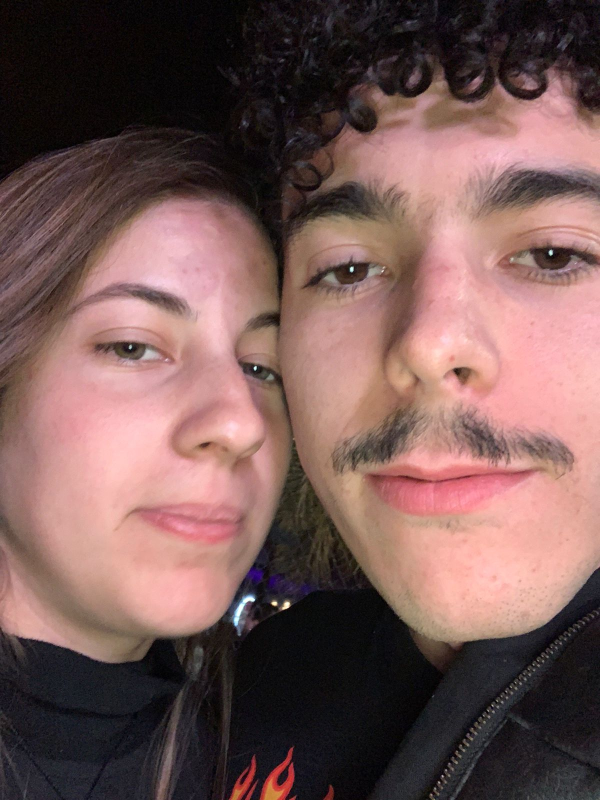
#> input picture assets/im.jpg, 1200 x 1600 px, found by its file name (shown at 1/2 size)
$ python convolution.py
#> lines starting #> are read from the running program, lines starting #| are printed output that depends on the picture
import cv2 as cv
import sys
import numpy as np

img = cv.imread(cv.samples.findFile("im.jpg"), cv.IMREAD_GRAYSCALE)
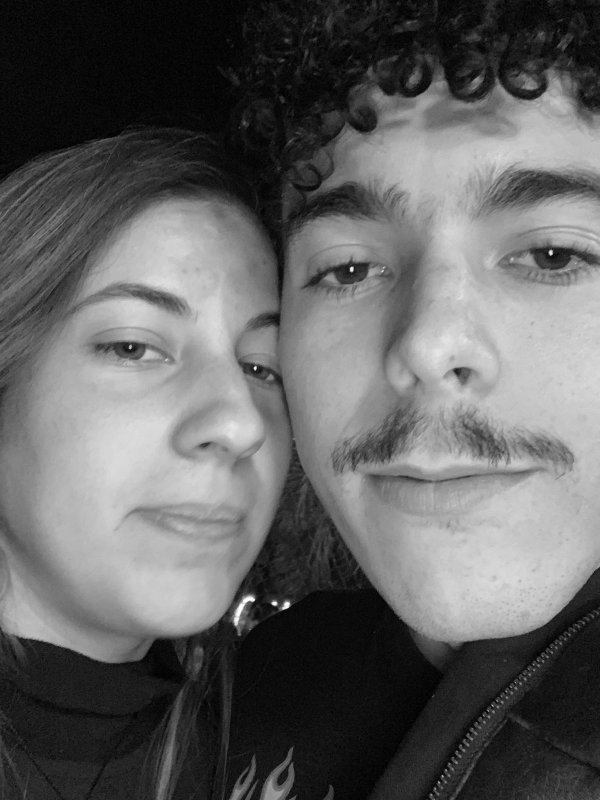
#> img: shape (1600, 1200) (shown at 1/2 size); min 0, max 255, mean 97.8

if img is None:
    sys.exit("Could not read the image.")

img = cv.resize(img, (600, 800))
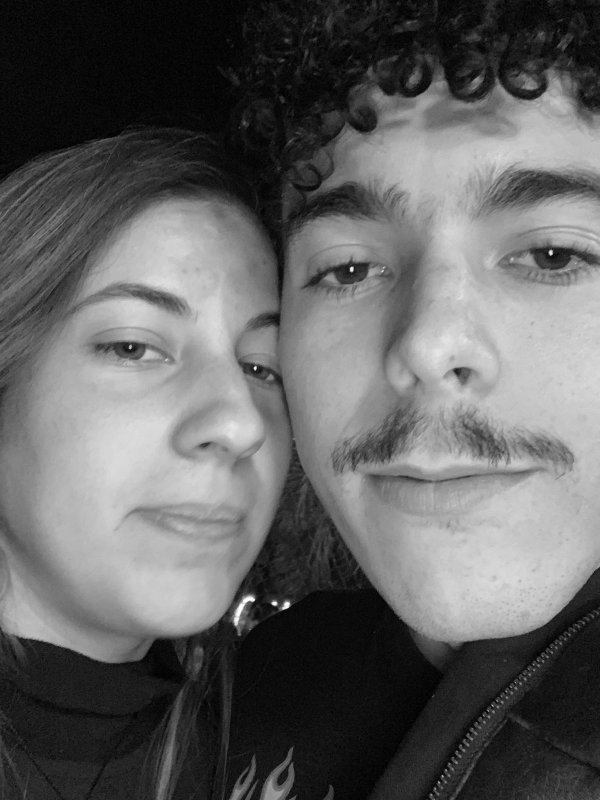
#> img: shape (800, 600); min 0, max 254, mean 98

kernel = np.array([
    [0, 0, 0, 0, 0],
    [0, 0, 0, 0, 0],
    [0, 0, 1, -1, 0],
    [0, 0, 0, 0, 0],
    [0, 0, 0, 0, 0]
], dtype=np.float32)
dst = cv.filter2D(img, -1, kernel)
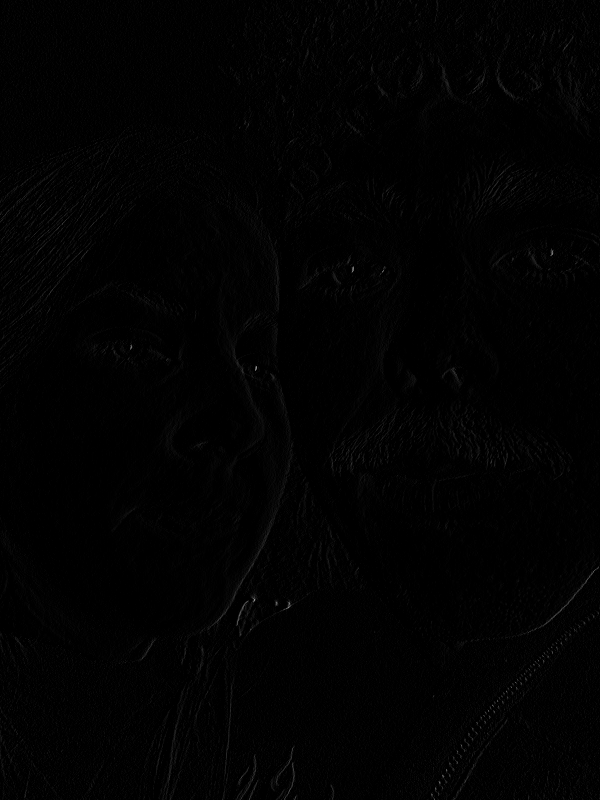
#> dst: shape (800, 600); min 0, max 148, mean 1.8

cv.imshow("normal image", img)
cv.imshow("result", dst)

k = cv.waitKey(0)
#> (key Esc is pressed here)

if k == ord("s"):
    cv.imwrite("imagem.png", img)

$ run again, with assets/balle_small.jpg copied over assets/im.jpg
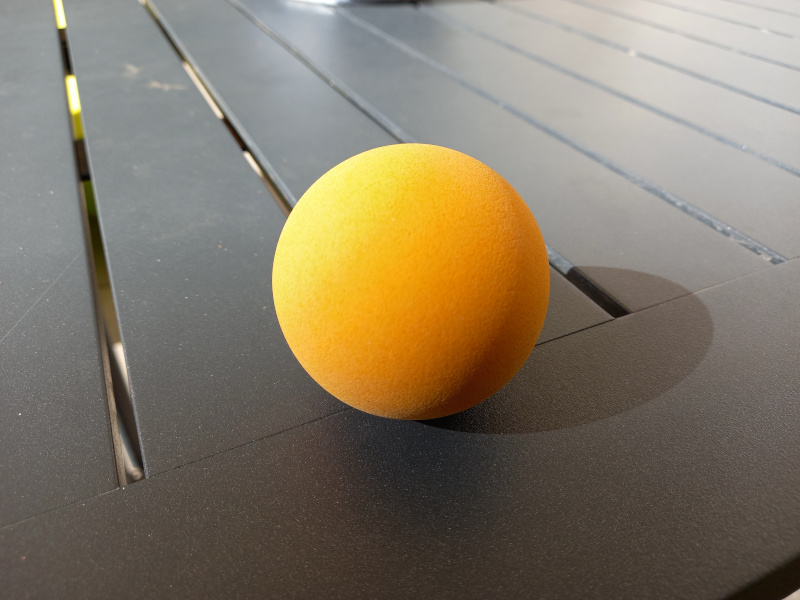
#> input picture assets/balle_small.jpg, 800 x 600 px, found by its file name
#> `img = cv.resize(img, (600, 800))`:
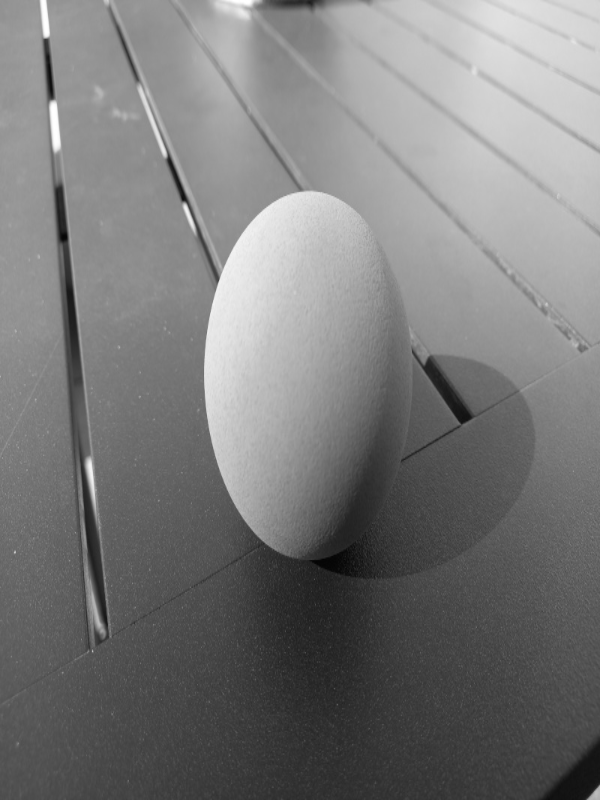
#> img: shape (800, 600); min 3, max 255, mean 122
#> `dst = cv.filter2D(img, -1, kernel)`:
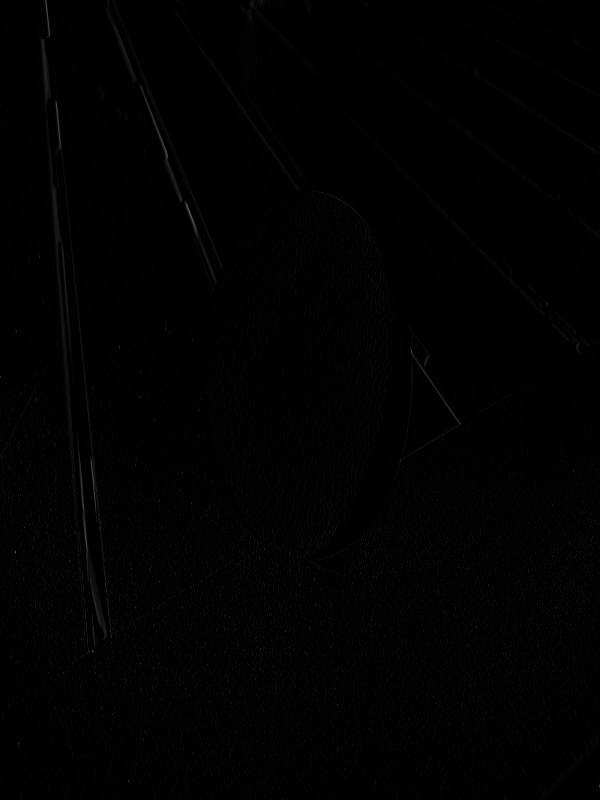
#> dst: shape (800, 600); min 0, max 85, mean 1.4

$ run again, with assets/imagem.jpg copied over assets/im.jpg
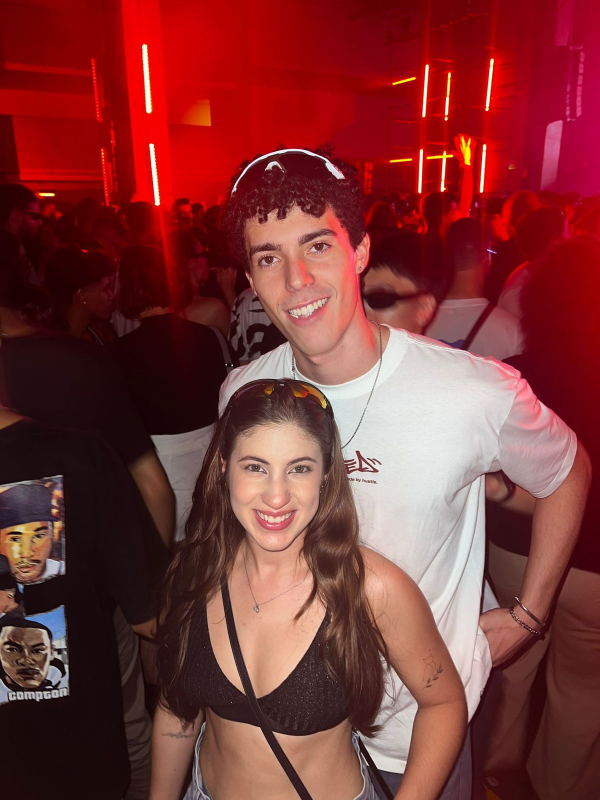
#> input picture assets/imagem.jpg, 1200 x 1600 px, found by its file name (shown at 1/2 size)
#> `img = cv.resize(img, (600, 800))`:
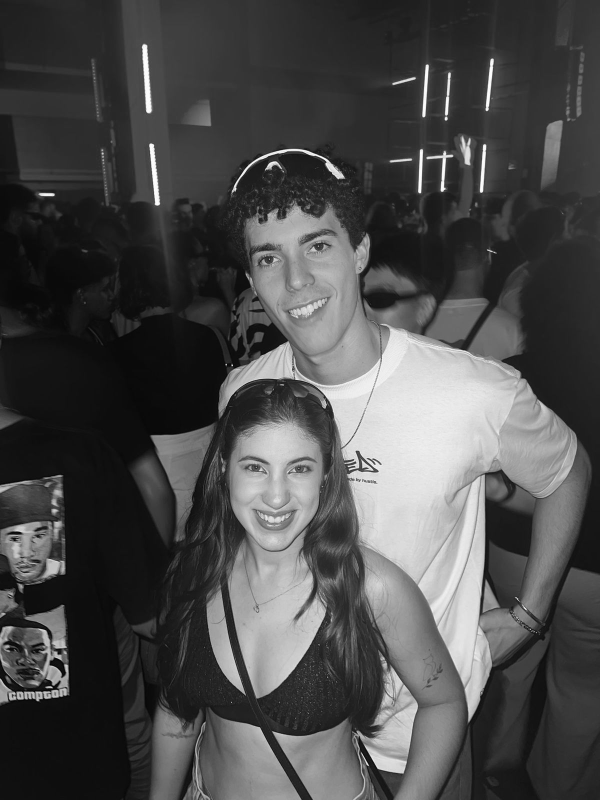
#> img: shape (800, 600); min 4, max 255, mean 75.8
#> `dst = cv.filter2D(img, -1, kernel)`:
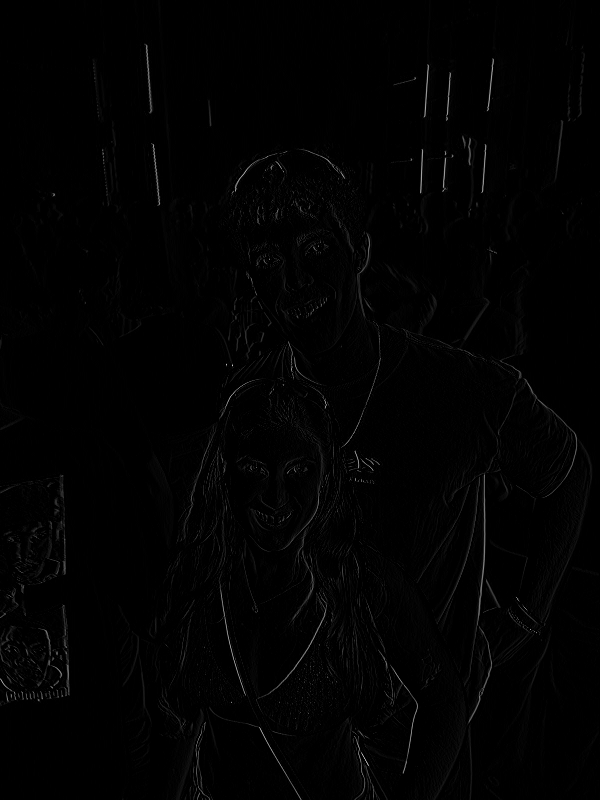
#> dst: shape (800, 600); min 0, max 204, mean 2.1
